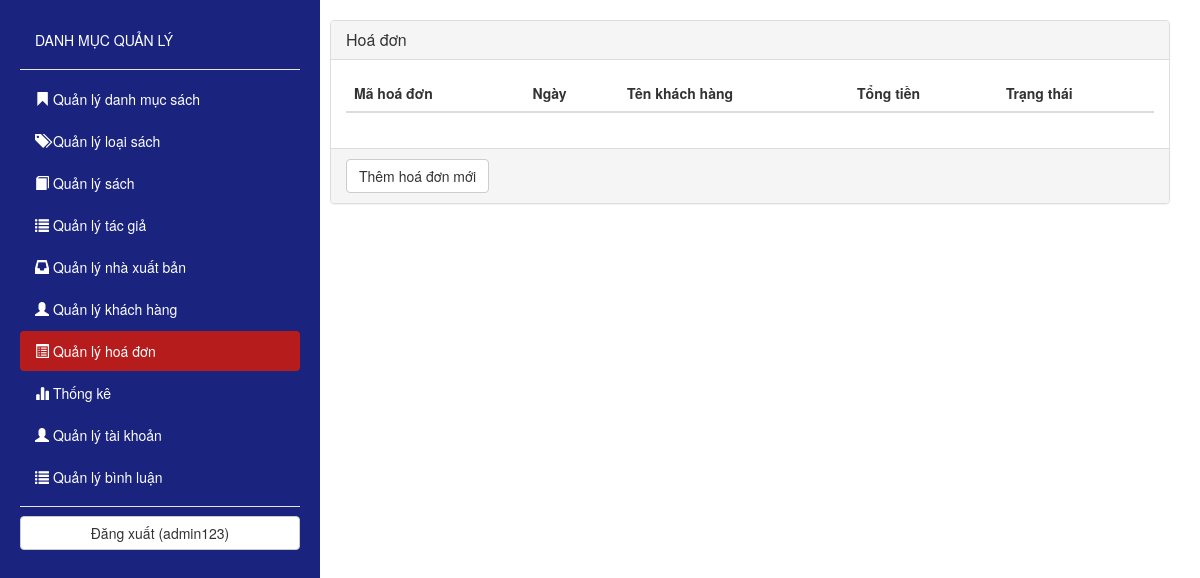
Page /admin.php?c=HoaDon&act=QuanLy (signed in) on the earlier database version.
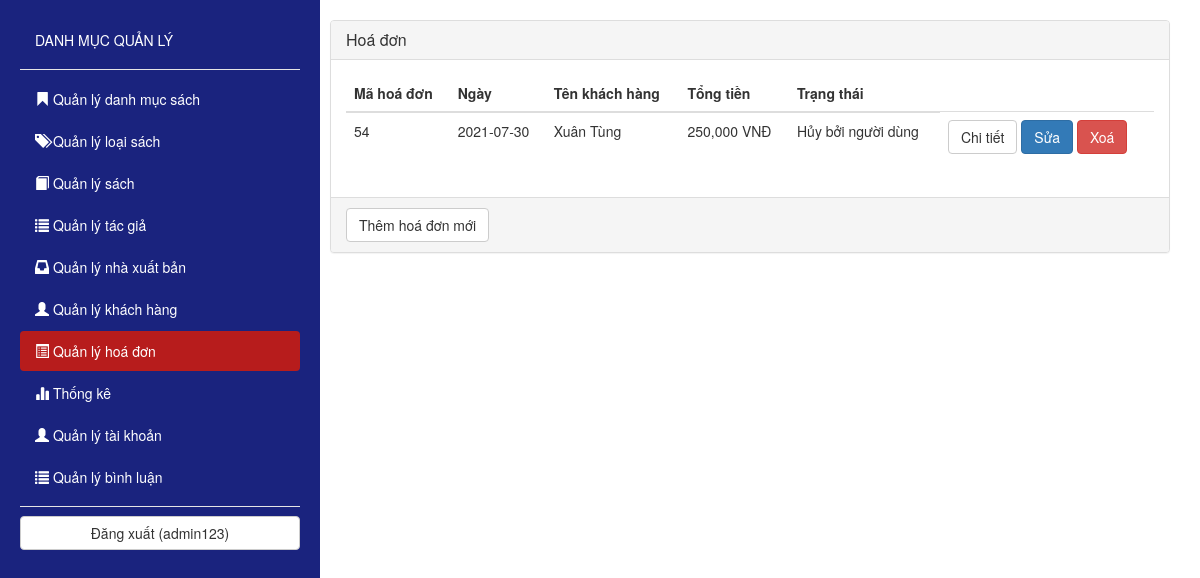
Same page on the later database version.
### tables this page shows
CREATE TABLE `hoadon` (
  `MAHD` int(11) NOT NULL,
  `MAKH` int(11) DEFAULT NULL,
  `NGAYHD` date DEFAULT NULL,
  `TONGTIEN` bigint(20) DEFAULT NULL,
  `TENNN` varchar(40) DEFAULT NULL,
  `DIACHI` varchar(200) DEFAULT NULL,
  `SDT` varchar(15) DEFAULT NULL,
  `EMAIL` varchar(50) DEFAULT NULL,
  `TRANGTHAI` int(11) NOT NULL DEFAULT 0
);

CREATE TABLE `khachhang` (
  `MAKH` int(11) NOT NULL,
  `TENKH` varchar(100) DEFAULT NULL,
  `DIACHI` varchar(200) DEFAULT NULL,
  `SDT` varchar(15) DEFAULT NULL,
  `EMAIL` varchar(50) DEFAULT NULL,
  `MATKHAU` varchar(40) DEFAULT NULL,
  `TENTK` varchar(40) NOT NULL,
  `NGAYSINH` date NOT NULL,
  `GIOITINH` tinyint(1) NOT NULL
);

### Controller/HoaDon/QuanLy.php (called while the page is built)
<?php
	include_once("Model/HoaDon.php");
	$hd = new HoaDon();
	$result = $hd->LayHoaDon();
	include_once("View/HoaDon/QuanLy.php");
?>

### Model/HoaDon.php (called while the page is built, shortened)
<?php
	include_once("DataProvider.php");
	class HoaDon
	{
		private $cn;
		function __construct(){
			$this->cn = new DataProvider();
		}
		function LayHoaDon()
		{
			$sql = "SELECT * FROM HOADON HD JOIN KHACHHANG KH ON HD.MAKH = KH.MAKH";
			return $this->cn->FetchAll($sql);
		}
	}
?>

### Model/DataProvider.php (called while the page is built, shortened)
<?php
class DataProvider
{
	private $link;
	function __construct()
	{
		$this->link=mysqli_connect("localhost","root","anhsenpzohp","vanhoc");
	}
	function ExecuteQuery($sql)
	{
		mysqli_query($this->link,"set names 'utf8'");
		return mysqli_query($this->link, $sql);
	}
	function FetchAll($sql)
	{
		$result=$this->ExecuteQuery($sql);
		$arr=array();
		while($row=mysqli_fetch_assoc($result))
		{
			$arr[]=$row;
		}
		return $arr;
	}
}
?>

### View/HoaDon/QuanLy.php (the view, shortened to what this page needs)
<div class="panel panel-default">
	<div class="panel-heading">
		<h3 class="panel-title">Hoá đơn</h3>
	</div>
	<div class="panel-body">
		<div class="table-responsive">
			<table class="table table-hover">
				<thead>
					<tr>
						<th>Mã hoá đơn</th><th>Ngày</th><th>Tên khách hàng</th><th>Tổng tiền</th><th>Trạng thái</th>
					</tr>
				</thead>
				<tbody>
					<?php
						foreach ($result as $row) {
							$tongtien = number_format($row['TONGTIEN']);
							if($row['TRANGTHAI']==0){
								$row['TRANGTHAI']="Chưa giao";
							}else if($row['TRANGTHAI']==1){
								$row['TRANGTHAI']="Đang giao";
							}else if($row['TRANGTHAI']==2){
								$row['TRANGTHAI']="Đã giao";
							}else if($row['TRANGTHAI']==3){
								$row['TRANGTHAI']="Hủy bởi quản trị viên";
							}else if($row['TRANGTHAI']==4){
								$row['TRANGTHAI']="Hủy bởi người dùng";
							}
							$item = <<< EOD
								<tr>
									<td>{$row['MAHD']}</td>
									<td>{$row['NGAYHD']}</td>
									<td>{$row['TENKH']}</td>
									<td>$tongtien VNĐ</td>
									<td>{$row['TRANGTHAI']}</td>
									<td>
										<a href="admin.php?c=HoaDon&act=ChiTiet&mahd={$row['MAHD']}" class="btn btn-default">Chi tiết</a>
										<a href="admin.php?c=HoaDon&act=Sua&mahd={$row['MAHD']}" class="btn btn-primary">Sửa</a>
										<a href="admin.php?c=HoaDon&act=Xoa&mahd={$row['MAHD']}" class="btn btn-danger">Xoá</a>
									</td>
								</tr>
EOD;
							echo $item;
						}
					?>
				</tbody>
			</table>
		</div>
	</div>
	<div class="panel-footer">
		<a href="admin.php?c=HoaDon&act=TaoMoi" class="btn btn-default">Thêm hoá đơn mới</a>
	</div>
</div>

### admin.php (shortened to what this page needs)
<!DOCTYPE html>
<html>
<head>
	<link rel="stylesheet" href="lib/bootstrap-3.3.7-dist/css/bootstrap.min.css"/>
	<link rel="stylesheet" href="lib/selectize/selectize.default.css"/>
	<link rel="stylesheet" href="lib/selectize/selectize.bootstrap3.css"/>
	<link rel="stylesheet" href="lib/jquery-ui-1.12.1.custom/jquery-ui.min.css">
</head>
<body>
	<?php
		if(!isset($_SESSION['TaiKhoan_QL'])):
			include_once("Controller/TaiKhoan/DangNhap.php");
		else:
	?>
	<div>
		<div class="col-md-3">
			<div class="sidebar" data-spy="affix">
				<ul class="nav nav-pills nav-stacked" >
					<li class="title"><a href="#">DANH MỤC QUẢN LÝ</a></li>
					<li class="nav-divider"></li>
					<li <?php if((isset($_REQUEST['c']) && $_REQUEST['c'] == 'DanhMuc') || !isset($_REQUEST['c'])) echo "class='select'"; ?> ><a href='admin.php?c=DanhMuc&act=QuanLy'><span class="glyphicon glyphicon-bookmark" aria-hidden="true"></span> Quản lý danh mục sách</a></li>
					<li <?php if(isset($_REQUEST['c']) && $_REQUEST['c'] == 'LoaiSach') echo "class='select'"; ?> ><a href='admin.php?c=LoaiSach&act=QuanLy'><span class="glyphicon glyphicon-tags" aria-hidden="true"></span> Quản lý loại sách</a></li>
					<li <?php if(isset($_REQUEST['c']) && $_REQUEST['c'] == 'Sach') echo "class='select'"; ?> ><a href='admin.php?c=Sach&act=QuanLy'><span class="glyphicon glyphicon-book" aria-hidden="true"></span> Quản lý sách</a></li>
					<li <?php if(isset($_REQUEST['c']) && $_REQUEST['c'] == 'TacGia') echo "class='select'"; ?> ><a href='admin.php?c=TacGia&act=QuanLy'><span class="glyphicon glyphicon-list" aria-hidden="true"></span> Quản lý tác giả</a></li>
					<li <?php if(isset($_REQUEST['c']) && $_REQUEST['c'] == 'NhaXB') echo "class='select'"; ?> ><a href='admin.php?c=NhaXB&act=QuanLy'><span class="glyphicon glyphicon-inbox" aria-hidden="true"></span> Quản lý nhà xuất bản</a></li>
					<li <?php if(isset($_REQUEST['c']) && $_REQUEST['c'] == 'KhachHang') echo "class='select'"; ?> ><a href='admin.php?c=KhachHang&act=QuanLy'><span class="glyphicon glyphicon-user" aria-hidden="true"></span> Quản lý khách hàng</a></li>
					<li <?php if(isset($_REQUEST['c']) && $_REQUEST['c'] == 'HoaDon') echo "class='select'"; ?> ><a href='admin.php?c=HoaDon&act=QuanLy'><span class="glyphicon glyphicon-list-alt" aria-hidden="true"></span> Quản lý hoá đơn</a></li>
					<li <?php if(isset($_REQUEST['c']) && $_REQUEST['c'] == 'ThongKe') echo "class='select'"; ?> ><a href='admin.php?c=ThongKe&act=ThongKe'><span class="glyphicon glyphicon-stats" aria-hidden="true"></span> Thống kê</a></li>
					<li <?php if(isset($_REQUEST['c']) && $_REQUEST['c'] == 'TaiKhoan') echo "class='select'"; ?> ><a href='admin.php?c=TaiKhoan&act=QuanLy'><span class="glyphicon glyphicon-user" aria-hidden="true"></span> Quản lý tài khoản</a></li>
					<li <?php if(isset($_REQUEST['c']) && $_REQUEST['c'] == 'BinhLuan') echo "class='select'"; ?> ><a href='admin.php?c=BinhLuan&act=QuanLy'><span class="glyphicon glyphicon-list" aria-hidden="true"></span> Quản lý bình luận</a></li>
					<li class="nav-divider"></li>
				</ul>
				<a href="admin.php?c=TaiKhoan&act=DangXuat" class="btn btn-default btn-block">Đăng xuất (<?php echo $_SESSION['TaiKhoan_QL']['TENTK']; ?>)</a>
			</div>
		</div>
		<div class="col-md-9">
			<div class="container-fluid content">
				<?php
					if(isset($_SESSION['TaiKhoan_QL']))
					{
						if(isset($_REQUEST['c']) && isset($_REQUEST['act']))
						{
							include_once("Controller/".$_REQUEST['c']."/".$_REQUEST['act'].".php");
						}
						else
						{
							include_once("Controller/DanhMuc/QuanLy.php");
						}
					}
					else
					{
						echo "<script>alert('Bạn chưa đăng nhập');</script>";
					}
				?>
			</div>
		</div>
	</div>
	<?php
		endif;
	?>
</body>
</html>

### admin.php (style rules this page uses)
.col-md-3 { padding-left: 0px; padding-right: 0px; }
.sidebar { min-height: 100%; width: 320px; padding: 20px; background-color: #1A237E; }
.content { margin-top: 20px; }
.sidebar ul li a { color: white; }
.sidebar ul li.select a { background-color: #B71C1C; }

Differences in the rows shown:
added hoadon: MAHD "54", NGAYHD "2021-07-30", MAKH.TENKH "Xuân Tùng", TONGTIEN "250,000", TRANGTHAI "Hủy bởi người dùng"
